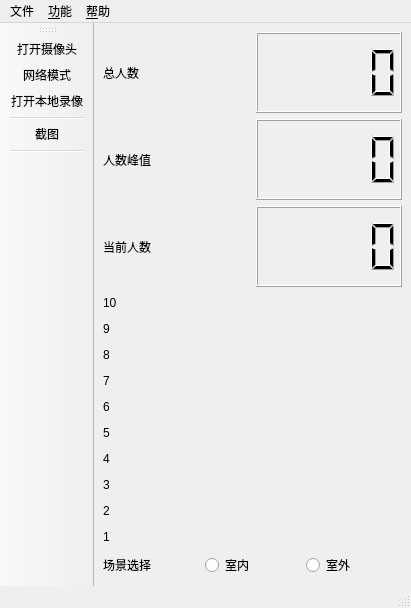
<?xml version="1.0" encoding="UTF-8"?>
<ui version="4.0">
 <class>MainWindow</class>
 <widget class="QMainWindow" name="MainWindow">
  <property name="geometry">
   <rect>
    <x>0</x>
    <y>0</y>
    <width>411</width>
    <height>608</height>
   </rect>
  </property>
  <property name="windowTitle">
   <string>MainWindow</string>
  </property>
  <property name="styleSheet">
   <string notr="true">background-image: url(://image/background.jpg);</string>
  </property>
  <widget class="QWidget" name="centralwidget">
   <property name="sizePolicy">
    <sizepolicy hsizetype="Expanding" vsizetype="Expanding">
     <horstretch>0</horstretch>
     <verstretch>0</verstretch>
    </sizepolicy>
   </property>
   <layout class="QGridLayout" name="gridLayout_2">
    <item row="0" column="0">
     <layout class="QHBoxLayout" name="horizontalLayout">
      <item>
       <layout class="QVBoxLayout" name="verticalLayout">
        <property name="sizeConstraint">
         <enum>QLayout::SetMaximumSize</enum>
        </property>
        <item>
         <layout class="QVBoxLayout" name="verticalLayout_1">
          <item>
           <layout class="QHBoxLayout" name="horizontalLayout_5">
            <item>
             <widget class="QLabel" name="label_1_1">
              <property name="text">
               <string>总人数</string>
              </property>
             </widget>
            </item>
            <item>
             <widget class="QLCDNumber" name="lcdNumber_count"/>
            </item>
           </layout>
          </item>
          <item>
           <layout class="QHBoxLayout" name="horizontalLayout_4">
            <item>
             <widget class="QLabel" name="label">
              <property name="text">
               <string>人数峰值</string>
              </property>
             </widget>
            </item>
            <item>
             <widget class="QLCDNumber" name="lcdNumber_max"/>
            </item>
           </layout>
          </item>
          <item>
           <layout class="QHBoxLayout" name="horizontalLayout_3">
            <item>
             <widget class="QLabel" name="label_2">
              <property name="text">
               <string>当前人数</string>
              </property>
             </widget>
            </item>
            <item>
             <widget class="QLCDNumber" name="lcdNumber_current"/>
            </item>
           </layout>
          </item>
         </layout>
        </item>
        <item>
         <layout class="QVBoxLayout" name="verticalLayout_2">
          <item>
           <layout class="QHBoxLayout" name="horizontalLayout_6">
            <item>
             <layout class="QVBoxLayout" name="verticalLayout_6">
              <item>
               <widget class="QLabel" name="label_4">
                <property name="maximumSize">
                 <size>
                  <width>20</width>
                  <height>16777215</height>
                 </size>
                </property>
                <property name="text">
                 <string>10</string>
                </property>
               </widget>
              </item>
              <item>
               <widget class="QLabel" name="label_6">
                <property name="maximumSize">
                 <size>
                  <width>20</width>
                  <height>16777215</height>
                 </size>
                </property>
                <property name="text">
                 <string>9</string>
                </property>
               </widget>
              </item>
              <item>
               <widget class="QLabel" name="label_7">
                <property name="maximumSize">
                 <size>
                  <width>20</width>
                  <height>16777215</height>
                 </size>
                </property>
                <property name="text">
                 <string>8</string>
                </property>
               </widget>
              </item>
              <item>
               <widget class="QLabel" name="label_8">
                <property name="maximumSize">
                 <size>
                  <width>20</width>
                  <height>16777215</height>
                 </size>
                </property>
                <property name="text">
                 <string>7</string>
                </property>
               </widget>
              </item>
              <item>
               <widget class="QLabel" name="label_10">
                <property name="maximumSize">
                 <size>
                  <width>20</width>
                  <height>16777215</height>
                 </size>
                </property>
                <property name="text">
                 <string>6</string>
                </property>
               </widget>
              </item>
              <item>
               <widget class="QLabel" name="label_11">
                <property name="maximumSize">
                 <size>
                  <width>20</width>
                  <height>16777215</height>
                 </size>
                </property>
                <property name="text">
                 <string>5</string>
                </property>
               </widget>
              </item>
              <item>
               <widget class="QLabel" name="label_13">
                <property name="maximumSize">
                 <size>
                  <width>20</width>
                  <height>16777215</height>
                 </size>
                </property>
                <property name="text">
                 <string>4</string>
                </property>
               </widget>
              </item>
              <item>
               <widget class="QLabel" name="label_12">
                <property name="maximumSize">
                 <size>
                  <width>20</width>
                  <height>16777215</height>
                 </size>
                </property>
                <property name="text">
                 <string>3</string>
                </property>
               </widget>
              </item>
              <item>
               <widget class="QLabel" name="label_9">
                <property name="maximumSize">
                 <size>
                  <width>20</width>
                  <height>16777215</height>
                 </size>
                </property>
                <property name="text">
                 <string>2</string>
                </property>
               </widget>
              </item>
              <item>
               <widget class="QLabel" name="label_5">
                <property name="maximumSize">
                 <size>
                  <width>20</width>
                  <height>16777215</height>
                 </size>
                </property>
                <property name="text">
                 <string>1</string>
                </property>
               </widget>
              </item>
             </layout>
            </item>
            <item>
             <widget class="QWidgetDynamic" name="widgetDynamic" native="true">
              <property name="sizePolicy">
               <sizepolicy hsizetype="Expanding" vsizetype="Preferred">
                <horstretch>0</horstretch>
                <verstretch>0</verstretch>
               </sizepolicy>
              </property>
             </widget>
            </item>
           </layout>
          </item>
         </layout>
        </item>
        <item>
         <layout class="QVBoxLayout" name="verticalLayout_3">
          <item>
           <layout class="QVBoxLayout" name="verticalLayout_5">
            <item>
             <layout class="QHBoxLayout" name="horizontalLayout_2">
              <item>
               <widget class="QLabel" name="label_3">
                <property name="text">
                 <string>场景选择</string>
                </property>
               </widget>
              </item>
              <item>
               <widget class="QRadioButton" name="radioButton">
                <property name="text">
                 <string>室内</string>
                </property>
               </widget>
              </item>
              <item>
               <widget class="QRadioButton" name="radioButton_2">
                <property name="text">
                 <string>室外</string>
                </property>
               </widget>
              </item>
             </layout>
            </item>
           </layout>
          </item>
         </layout>
        </item>
       </layout>
      </item>
     </layout>
    </item>
   </layout>
  </widget>
  <widget class="QToolBar" name="toolBar">
   <property name="minimumSize">
    <size>
     <width>0</width>
     <height>0</height>
    </size>
   </property>
   <property name="windowTitle">
    <string>toolBar</string>
   </property>
   <property name="iconSize">
    <size>
     <width>64</width>
     <height>64</height>
    </size>
   </property>
   <attribute name="toolBarArea">
    <enum>LeftToolBarArea</enum>
   </attribute>
   <attribute name="toolBarBreak">
    <bool>false</bool>
   </attribute>
   <addaction name="actionOpen"/>
   <addaction name="actionNet"/>
   <addaction name="actionFile"/>
   <addaction name="separator"/>
   <addaction name="actionslice"/>
   <addaction name="separator"/>
  </widget>
  <widget class="QMenuBar" name="menuBar">
   <property name="geometry">
    <rect>
     <x>0</x>
     <y>0</y>
     <width>411</width>
     <height>22</height>
    </rect>
   </property>
   <widget class="QMenu" name="menu_File">
    <property name="title">
     <string>文件</string>
    </property>
    <addaction name="actionOpen"/>
    <addaction name="actionNet"/>
    <addaction name="actionFile"/>
   </widget>
   <widget class="QMenu" name="menu_Edit">
    <property name="title">
     <string>&amp;功能</string>
    </property>
    <addaction name="actionslice"/>
    <addaction name="actionRecorder"/>
    <addaction name="actionLogputout"/>
    <addaction name="actionLogputin"/>
   </widget>
   <widget class="QMenu" name="menu_Help">
    <property name="title">
     <string>&amp;帮助</string>
    </property>
    <addaction name="actionAbout"/>
    <addaction name="actionVersion"/>
    <addaction name="actionIntroduction"/>
   </widget>
   <addaction name="menu_File"/>
   <addaction name="menu_Edit"/>
   <addaction name="menu_Help"/>
  </widget>
  <widget class="QStatusBar" name="statusBar"/>
  <action name="actionNet">
   <property name="icon">
    <iconset>
     <normaloff>image/video.png</normaloff>image/video.png</iconset>
   </property>
   <property name="text">
    <string>网络模式</string>
   </property>
   <property name="toolTip">
    <string>网络模式</string>
   </property>
   <property name="shortcut">
    <string>Ctrl+N</string>
   </property>
  </action>
  <action name="actionAbout">
   <property name="text">
    <string>关于我们</string>
   </property>
   <property name="toolTip">
    <string>关于我们</string>
   </property>
  </action>
  <action name="actionQuit">
   <property name="icon">
    <iconset>
     <normaloff>:/image/exit.png</normaloff>:/image/exit.png</iconset>
   </property>
   <property name="text">
    <string>退出 Ctrl+Q</string>
   </property>
   <property name="toolTip">
    <string>退出</string>
   </property>
   <property name="shortcut">
    <string>Ctrl+Q, Ctrl+W</string>
   </property>
  </action>
  <action name="actionVersion">
   <property name="text">
    <string>版本信息</string>
   </property>
   <property name="toolTip">
    <string>版本信息</string>
   </property>
  </action>
  <action name="actionPlay">
   <property name="icon">
    <iconset>
     <normaloff>:/image/play.png</normaloff>:/image/play.png</iconset>
   </property>
   <property name="text">
    <string>播放/暂停 Space</string>
   </property>
   <property name="toolTip">
    <string>播放/暂停</string>
   </property>
   <property name="shortcut">
    <string>Space</string>
   </property>
  </action>
  <action name="actionslice">
   <property name="icon">
    <iconset>
     <normaloff>image/label.png</normaloff>image/label.png</iconset>
   </property>
   <property name="text">
    <string>截图</string>
   </property>
   <property name="toolTip">
    <string>截图</string>
   </property>
  </action>
  <action name="actionOpen">
   <property name="icon">
    <iconset>
     <normaloff>image/camera.png</normaloff>image/camera.png</iconset>
   </property>
   <property name="text">
    <string>打开摄像头</string>
   </property>
   <property name="toolTip">
    <string>打开摄像头</string>
   </property>
   <property name="font">
    <font/>
   </property>
   <property name="shortcut">
    <string>Ctrl+O</string>
   </property>
  </action>
  <action name="actionRecorder">
   <property name="text">
    <string>Recorder</string>
   </property>
   <property name="toolTip">
    <string>模式选择</string>
   </property>
  </action>
  <action name="actionLogputout">
   <property name="text">
    <string>logputout</string>
   </property>
  </action>
  <action name="actionLogputin">
   <property name="text">
    <string>logputin</string>
   </property>
  </action>
  <action name="actionIntroduction">
   <property name="text">
    <string>功能简介</string>
   </property>
   <property name="toolTip">
    <string>功能简介</string>
   </property>
  </action>
  <action name="actionFile">
   <property name="icon">
    <iconset>
     <normaloff>image/open.png</normaloff>image/open.png</iconset>
   </property>
   <property name="text">
    <string>打开本地录像</string>
   </property>
   <property name="toolTip">
    <string>打开本地录像</string>
   </property>
  </action>
 </widget>
 <customwidgets>
  <customwidget>
   <class>QWidgetDynamic</class>
   <extends>QWidget</extends>
   <header location="global">qwidgetdynamic.h</header>
   <container>1</container>
  </customwidget>
 </customwidgets>
 <resources/>
 <connections/>
 <slots>
  <slot>radioButton_box()</slot>
  <slot>radioButton_null()</slot>
  <slot>radioButton_doge()</slot>
 </slots>
</ui>
